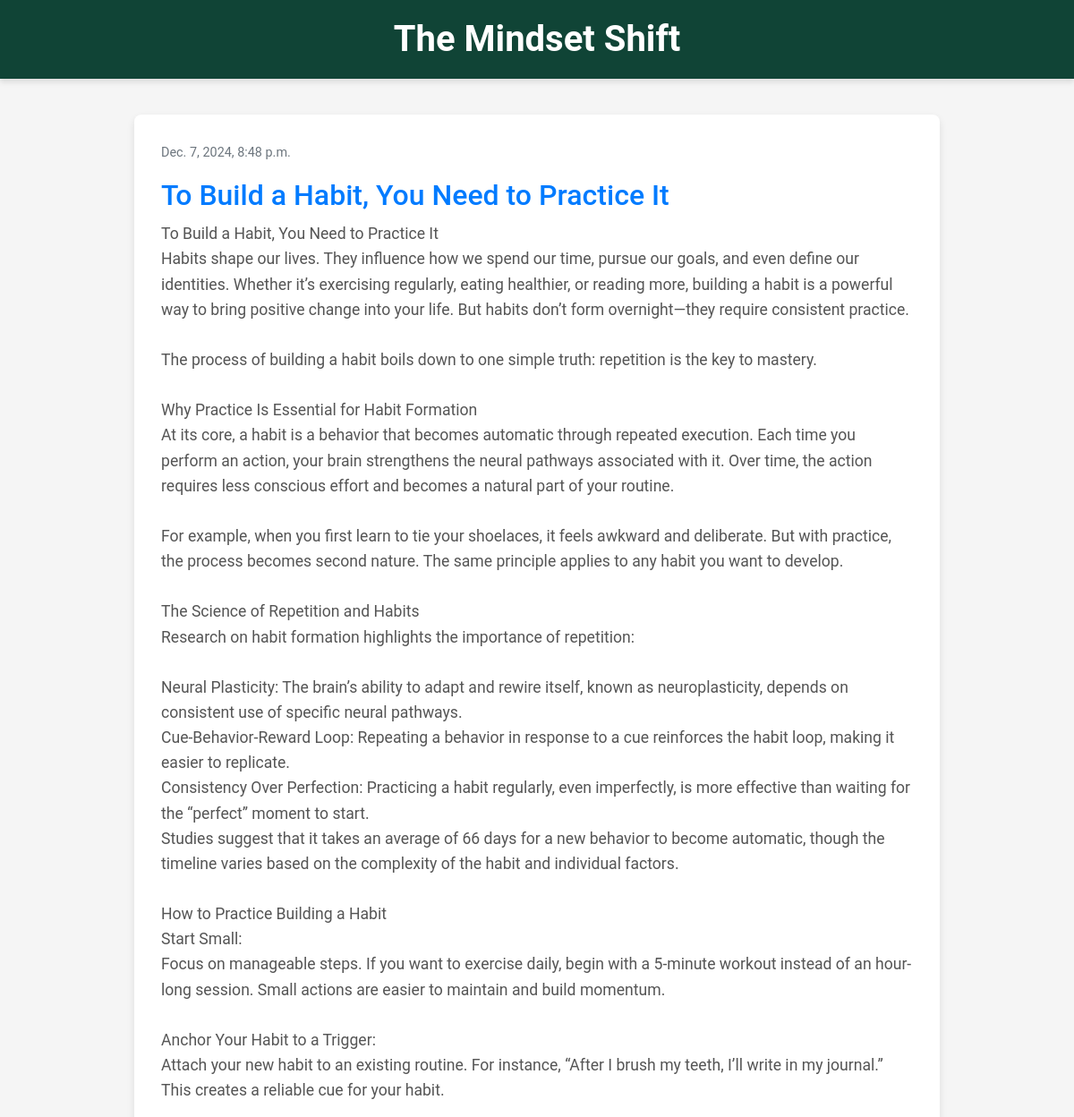
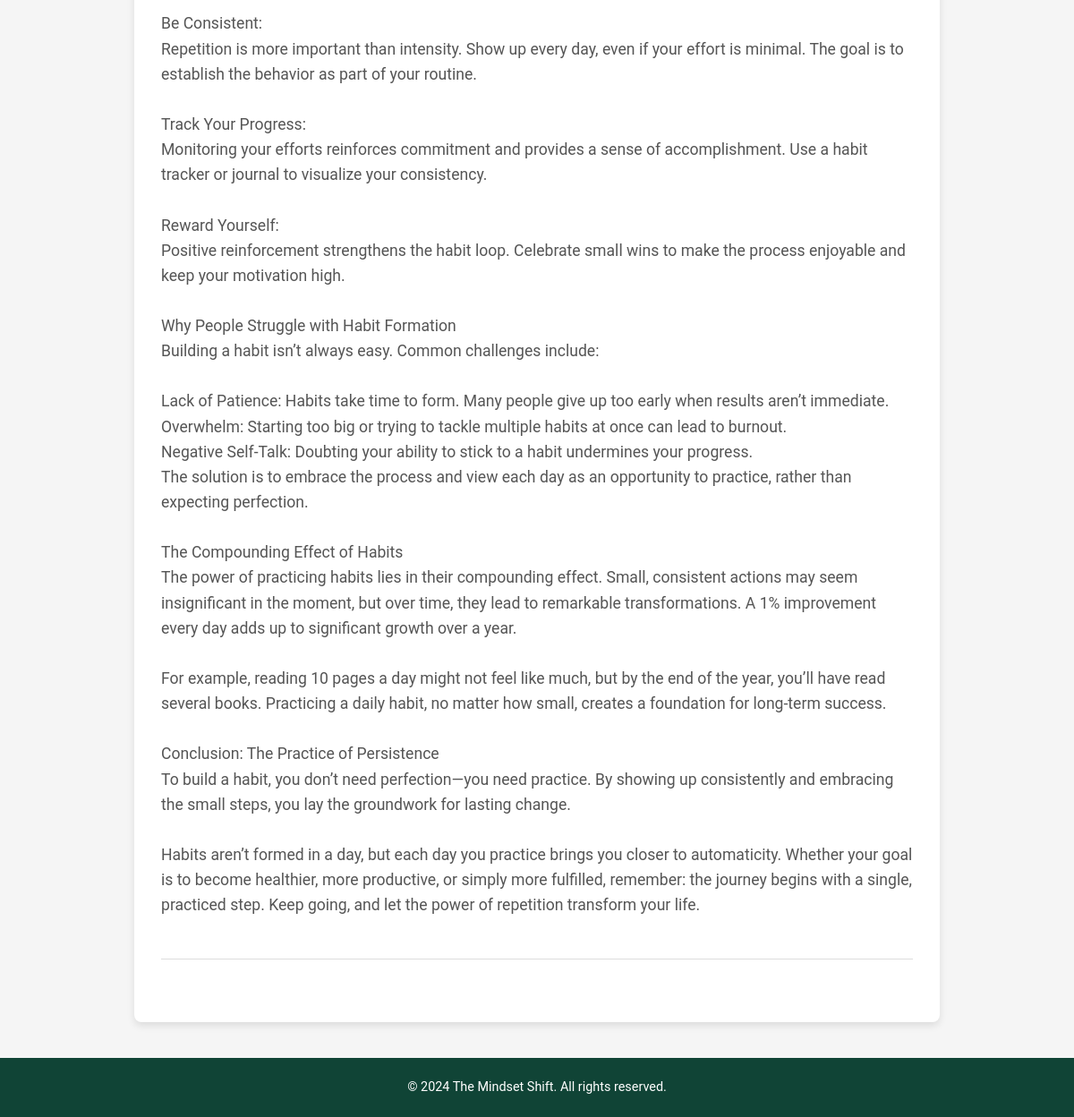
The app's page /post/2/ with its own data (2 pictures, top to bottom).
### blog/models.py (models this page shows, shortened)
class Post(models.Model):
    author = models.ForeignKey(settings.AUTH_USER_MODEL, on_delete=models.CASCADE)
    title = models.CharField(max_length=200)
    text = models.TextField()
    created_date = models.DateTimeField(default=timezone.now)
    published_date = models.DateTimeField(blank=True, null=True)
    image = models.ImageField(upload_to='posts/images/', null=True, blank=True)  # Image field added

### blog/views.py (the view)
# urls.py: path('post/<int:pk>/', views.post_detail, name='post_detail'),
def post_detail(request, pk):
    post = get_object_or_404(Post, pk=pk)
    return render(request, 'blog/post_detail.html', {'post': post})

### blog/templates/blog/post_detail.html (shortened to what this page needs)
{% extends 'blog/base.html' %}
{% block content %}
    <article class="post">
        {% if post.published_date %}
            <time class="date">
                {{ post.published_date }}
            </time>
        {% endif %}
        <h2>{{ post.title }}</h2>
        <p>{{ post.text|linebreaksbr }}</p>
    </article>
{% endblock %}

### blog/static/css/blog.css (style rules this page uses)
body { font-family: 'Roboto', sans-serif; color: #333; background-color: #f5f5f5; margin: 0; padding: 0; line-height: 1.8; }
.post { margin-bottom: 40px; padding-bottom: 30px; border-bottom: 1px solid #dddddd; }
.post h2 { font-size: 2rem; color: #007bff; margin-bottom: 10px; }
.post .date { font-size: 0.9rem; color: #6c757d; margin-bottom: 15px; display: block; }
.post p { font-size: 1.1rem; color: #555555; line-height: 1.6; }

### records on screen
Post: published_date "Dec. 7, 2024, 8:48 p.m.", title "To Build a Habit, You Need to Practice It", text "To Build a Habit, You Need to Practice It Habits shape our lives. They influence how we spend our time, pursue our goals, and even define our identities. Whether it’s exercising regularly, eating healthier, or reading more, building a habit is a powerful way to bring positive change into your life. But habits don’t form overnight—they require consistent practice. The process of building a habit boils down to one simple truth: repetition is the key to mastery. Why Practice Is Essential for Habit Formation At its core, a habit is a behavior that becomes automatic through repeated execution. Each time you perform an action, your brain strengthens the neural pathways associated with it. Over…"
